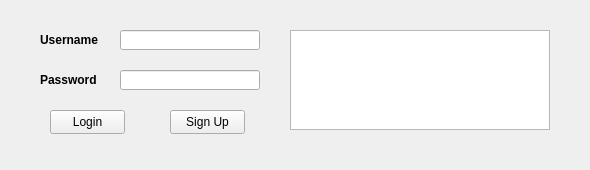
<?xml version="1.0" encoding="UTF-8"?>
<ui version="4.0">
 <class>Login</class>
 <widget class="QWidget" name="Login">
  <property name="geometry">
   <rect>
    <x>0</x>
    <y>0</y>
    <width>590</width>
    <height>170</height>
   </rect>
  </property>
  <property name="sizePolicy">
   <sizepolicy hsizetype="Fixed" vsizetype="Fixed">
    <horstretch>0</horstretch>
    <verstretch>0</verstretch>
   </sizepolicy>
  </property>
  <property name="minimumSize">
   <size>
    <width>590</width>
    <height>170</height>
   </size>
  </property>
  <property name="maximumSize">
   <size>
    <width>590</width>
    <height>170</height>
   </size>
  </property>
  <property name="windowTitle">
   <string>Login</string>
  </property>
  <widget class="QLabel" name="label_user">
   <property name="geometry">
    <rect>
     <x>40</x>
     <y>30</y>
     <width>60</width>
     <height>20</height>
    </rect>
   </property>
   <property name="font">
    <font>
     <bold>true</bold>
    </font>
   </property>
   <property name="text">
    <string>Username</string>
   </property>
  </widget>
  <widget class="QLabel" name="label_pwd">
   <property name="geometry">
    <rect>
     <x>40</x>
     <y>70</y>
     <width>60</width>
     <height>20</height>
    </rect>
   </property>
   <property name="font">
    <font>
     <bold>true</bold>
    </font>
   </property>
   <property name="text">
    <string>Password</string>
   </property>
   <property name="margin">
    <number>-1</number>
   </property>
  </widget>
  <widget class="QLineEdit" name="editline_user">
   <property name="geometry">
    <rect>
     <x>120</x>
     <y>30</y>
     <width>140</width>
     <height>20</height>
    </rect>
   </property>
   <property name="maxLength">
    <number>16</number>
   </property>
  </widget>
  <widget class="QLineEdit" name="editline_pwd">
   <property name="geometry">
    <rect>
     <x>120</x>
     <y>70</y>
     <width>140</width>
     <height>20</height>
    </rect>
   </property>
   <property name="maxLength">
    <number>16</number>
   </property>
   <property name="echoMode">
    <enum>QLineEdit::Password</enum>
   </property>
   <property name="cursorMoveStyle">
    <enum>Qt::LogicalMoveStyle</enum>
   </property>
  </widget>
  <widget class="QTextBrowser" name="text_browser">
   <property name="geometry">
    <rect>
     <x>290</x>
     <y>30</y>
     <width>260</width>
     <height>100</height>
    </rect>
   </property>
  </widget>
  <widget class="QPushButton" name="button_login">
   <property name="geometry">
    <rect>
     <x>50</x>
     <y>110</y>
     <width>75</width>
     <height>24</height>
    </rect>
   </property>
   <property name="text">
    <string>Login</string>
   </property>
  </widget>
  <widget class="QPushButton" name="button_signup">
   <property name="geometry">
    <rect>
     <x>170</x>
     <y>110</y>
     <width>75</width>
     <height>24</height>
    </rect>
   </property>
   <property name="text">
    <string>Sign Up</string>
   </property>
  </widget>
 </widget>
 <resources/>
 <connections/>
</ui>
